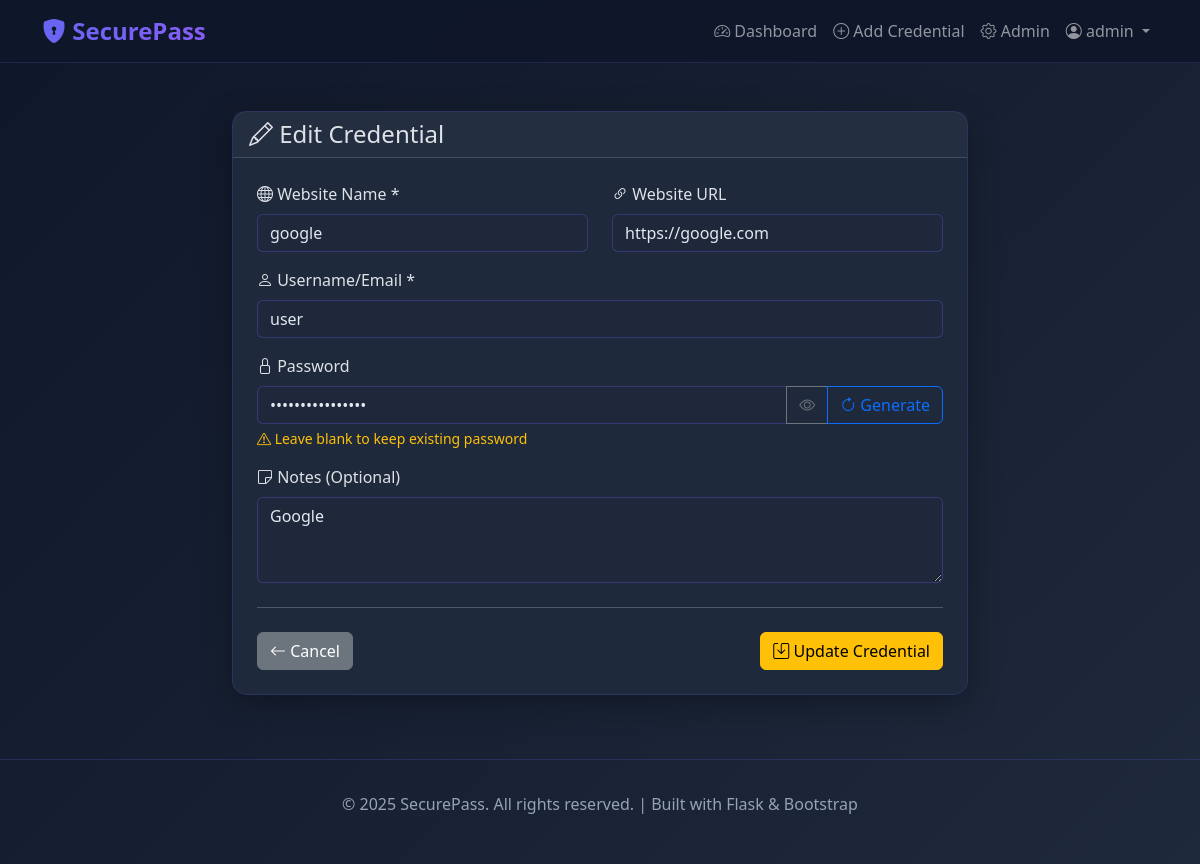
The page /credential/edit/2 (signed in) on the database its author committed.
### models.py (models this page shows, shortened)
class User(UserMixin, db.Model):
    __tablename__ = 'users'
    user_id = db.Column(db.Integer, primary_key=True, autoincrement=True)
    username = db.Column(db.String(50), unique=True, nullable=False, index=True)
    email = db.Column(db.String(100), unique=True, nullable=False, index=True)
    password_hash = db.Column(db.String(255), nullable=False)
    role = db.Column(db.String(10), default='user', nullable=False)
    created_at = db.Column(db.DateTime, default=datetime.utcnow)
    credentials = db.relationship('Credential', backref='owner', lazy='dynamic', cascade='all, delete-orphan')
    audit_logs = db.relationship('AuditLog', backref='user', lazy='dynamic', cascade='all, delete-orphan')
    def is_admin(self):
        return self.role == 'admin'

class Credential(db.Model):
    __tablename__ = 'credentials'
    credential_id = db.Column(db.Integer, primary_key=True, autoincrement=True)
    user_id = db.Column(db.Integer, db.ForeignKey('users.user_id'), nullable=False, index=True)
    website_name = db.Column(db.String(100), nullable=False, index=True)
    website_url = db.Column(db.String(255))
    username = db.Column(db.String(100), nullable=False)
    encrypted_password = db.Column(db.LargeBinary, nullable=False)  # Stores AES encrypted password
    notes = db.Column(db.Text)
    created_at = db.Column(db.DateTime, default=datetime.utcnow)
    updated_at = db.Column(db.DateTime, default=datetime.utcnow, onupdate=datetime.utcnow)

### app.py (the view, shortened to what this page needs)
@app.route('/credential/edit/<int:credential_id>', methods=['GET', 'POST'])
@login_required
def edit_credential(credential_id):
    credential = db.session.get(Credential, credential_id)
    if not credential:
        flash('Credential not found.', 'danger')
        return redirect(url_for('dashboard'))
    if credential.user_id != current_user.user_id:
        flash('Unauthorized access.', 'danger')
        return redirect(url_for('dashboard'))
    decrypted_password = ''
    try:
        decrypted_password = decrypt_password(credential.encrypted_password)
    except:
        pass
    return render_template('edit_credential.html', credential=credential, password=decrypted_password)

### app.py (called while the page is built)
@login_manager.user_loader
def load_user(user_id):
    return db.session.get(User, int(user_id))

### crypto_utils.py (called while the page is built)
def derive_key(master_password: str, salt: bytes) -> bytes:
    kdf = PBKDF2HMAC(
        algorithm=hashes.SHA256(),
        length=32,  # 256 bits for AES-256
        salt=salt,
        iterations=100000,  # OWASP recommended minimum
        backend=default_backend()
    )
    return kdf.derive(master_password.encode())

def decrypt_password(encrypted_data: bytes) -> str:
    try:
        salt = encrypted_data[:16]
        nonce = encrypted_data[16:28]
        ciphertext = encrypted_data[28:]
        key = derive_key(MASTER_PASSWORD, salt)
        aesgcm = AESGCM(key)
        plaintext = aesgcm.decrypt(nonce, ciphertext, None)
        return plaintext.decode()
    except Exception as e:
        raise ValueError(f"Decryption failed: {str(e)}")

### templates/edit_credential.html (shortened to what this page needs)
{% extends "base.html" %}
{% block content %}
<div class="row justify-content-center">
    <div class="col-md-8">
        <div class="card">
            <div class="card-header">
                <h4 class="mb-0">
                    <i class="bi bi-pencil"></i> Edit Credential
                </h4>
            </div>
            <div class="card-body p-4">
                <form method="POST" action="{{ url_for('edit_credential', credential_id=credential.credential_id) }}">
                    <div class="row">
                        <div class="col-md-6 mb-3">
                            <label for="website_name" class="form-label">
                                <i class="bi bi-globe"></i> Website Name *
                            </label>
                            <input type="text" class="form-control" id="website_name"
                                   name="website_name" value="{{ credential.website_name }}" required>
                        </div>
                        <div class="col-md-6 mb-3">
                            <label for="website_url" class="form-label">
                                <i class="bi bi-link-45deg"></i> Website URL
                            </label>
                            <input type="url" class="form-control" id="website_url"
                                   name="website_url" value="{{ credential.website_url or '' }}">
                        </div>
                    </div>
                    <div class="mb-3">
                        <label for="username" class="form-label">
                            <i class="bi bi-person"></i> Username/Email *
                        </label>
                        <input type="text" class="form-control" id="username"
                               name="username" value="{{ credential.username }}" required>
                    </div>
                    <div class="mb-3">
                        <label for="password" class="form-label">
                            <i class="bi bi-lock"></i> Password
                        </label>
                        <div class="input-group">
                            <input type="password" class="form-control" id="password"
                                   name="password" value="{{ password }}"
                                   placeholder="Leave blank to keep current password">
                            <button class="btn btn-outline-secondary" type="button"
                                    id="togglePassword" title="Toggle password visibility">
                                <i class="bi bi-eye" id="toggleIcon"></i>
                            </button>
                            <button class="btn btn-outline-primary" type="button"
                                    id="generatePassword" title="Generate new password">
                                <i class="bi bi-arrow-clockwise"></i> Generate
                            </button>
                        </div>
                        <div class="form-text text-warning">
                            <i class="bi bi-exclamation-triangle"></i> Leave blank to keep existing password
                        </div>
                    </div>
                    <div class="mb-3">
                        <label for="notes" class="form-label">
                            <i class="bi bi-sticky"></i> Notes (Optional)
                        </label>
                        <textarea class="form-control" id="notes" name="notes" rows="3">{{ credential.notes or '' }}</textarea>
                    </div>
                    <hr class="my-4">
                    <div class="d-flex justify-content-between">
                        <a href="{{ url_for('dashboard') }}" class="btn btn-secondary">
                            <i class="bi bi-arrow-left"></i> Cancel
                        </a>
                        <button type="submit" class="btn btn-warning">
                            <i class="bi bi-save"></i> Update Credential
                        </button>
                    </div>
                </form>
            </div>
        </div>
    </div>
</div>
{% endblock %}

### templates/base.html (shortened to what this page needs)
<!DOCTYPE html>
<html lang="en" data-bs-theme="dark">
<head>
    <link href="https://cdn.jsdelivr.net/npm/bootstrap@5.3.2/dist/css/bootstrap.min.css" rel="stylesheet">
    <link rel="stylesheet" href="https://cdn.jsdelivr.net/npm/bootstrap-icons@1.11.1/font/bootstrap-icons.css">
</head>
<body>
    <nav class="navbar navbar-expand-lg navbar-dark sticky-top">
        <div class="container">
            <a class="navbar-brand" href="{{ url_for('index') }}">
                <i class="bi bi-shield-lock-fill"></i> SecurePass
            </a>
            <div class="collapse navbar-collapse" id="navbarNav">
                <ul class="navbar-nav ms-auto">
                    {% if current_user.is_authenticated %}
                        <li class="nav-item">
                            <a class="nav-link" href="{{ url_for('dashboard') }}">
                                <i class="bi bi-speedometer2"></i> Dashboard
                            </a>
                        </li>
                        <li class="nav-item">
                            <a class="nav-link" href="{{ url_for('add_credential') }}">
                                <i class="bi bi-plus-circle"></i> Add Credential
                            </a>
                        </li>
                        {% if current_user.is_admin() %}
                        <li class="nav-item">
                            <a class="nav-link" href="{{ url_for('admin_panel') }}">
                                <i class="bi bi-gear"></i> Admin
                            </a>
                        </li>
                        {% endif %}
                        <li class="nav-item dropdown">
                            <a class="nav-link dropdown-toggle" href="#" id="userDropdown" role="button"
                               data-bs-toggle="dropdown" aria-expanded="false">
                                <i class="bi bi-person-circle"></i> {{ current_user.username }}
                            </a>
                        </li>
                    {% endif %}
                </ul>
            </div>
        </div>
    </nav>
    <main class="container my-5">
        {% block content %}{% endblock %}
    </main>
    <footer class="footer">
        <div class="container">
            <p>&copy; 2025 SecurePass. All rights reserved. | Built with Flask & Bootstrap</p>
        </div>
    </footer>
</body>
</html>

### templates/base.html (style rules this page uses)
:root { --primary-color: #6366f1; --secondary-color: #8b5cf6; --dark-bg: #0f172a; --card-bg: #1e293b; --hover-bg: #334155; }
body { background: linear-gradient(135deg, var(--dark-bg) 0%, #1e293b 100%); min-height: 100vh; font-family: 'Segoe UI', Tahoma, Geneva, Verdana, sans-serif; }
.navbar { background: rgba(15, 23, 42, 0.95) !important; -webkit-backdrop-filter: blur(10px); backdrop-filter: blur(10px); border-bottom: 1px solid rgba(99, 102, 241, 0.2); }
.navbar-brand { font-weight: 700; font-size: 1.5rem; background: linear-gradient(135deg, var(--primary-color), var(--secondary-color)); -webkit-background-clip: text; -webkit-text-fill-color: transparent; }
.card { background: var(--card-bg); border: 1px solid rgba(99, 102, 241, 0.2); border-radius: 15px; box-shadow: 0 8px 32px rgba(0, 0, 0, 0.3); transition: transform 0.3s ease, box-shadow 0.3s ease; }
.form-control, .form-select { background: rgba(30, 41, 59, 0.8); border: 1px solid rgba(99, 102, 241, 0.3); color: #e2e8f0; transition: all 0.3s ease; }
.footer { margin-top: 4rem; padding: 2rem 0; border-top: 1px solid rgba(99, 102, 241, 0.2); text-align: center; color: #94a3b8; }

### rows shown on the page
User: username "admin"
Credential: website_name "google", website_url "https://google.com", username "user", notes "Google"
